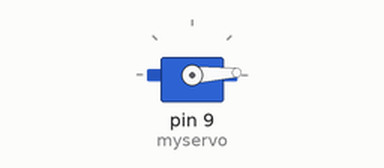
This sketch was run on a simulated Arduino Uno, built with avr-gcc and run on an emulated ATmega328P. Parts: servo.

Above: at 0.05 s.
At 1.35 s:
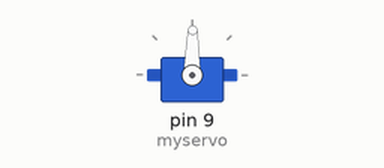
At 2.65 s:
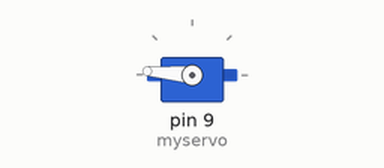
At 5.25 s:
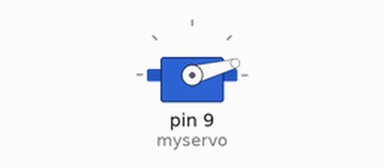
Timing chart, 0 to 7.1 s (numbered marks = the images above):
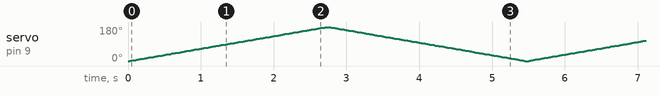

The sketch:

Lesson_9_Servo.ino
```cpp
/*DISCRIPTION
 * The serve is a geared motor that can only rotate 180 degress. It is controlled by sending electrical
 * pulses from the UNO. The servo has three wires: brown(ground), red(5v), orange(digital input).
 */

//Packages
#include <Servo.h> //This is a zip file from the folder

//Objects
Servo myservo; //LMAO object oriented arduino, creates a servo object (from library) to control

//Global Variables
int pos = 0;

void setup() {
  Serial.begin(9600); //Note the serial object is used for communication between the board and computer
                      //For reference serial functions go to https://www.arduino.cc/reference/en/language/functions/communication/serial/
                      //Begin function opens a serial port, and sets data rate in bits/sec
  myservo.attach(9); //Mounts the object created to the 9th pin

}

void loop() {
  for(pos = 0; pos <= 180; pos += 1){ //telling to swerve from 0-180 degs
    myservo.write(pos); //The write command delivers the value to the data
    delay(15); //waits 15ms befor moving to the next degree
  }
  for(pos - 180; pos >= 0; pos -= 1){
    myservo.write(pos);
    delay(15);
  }
}
```
